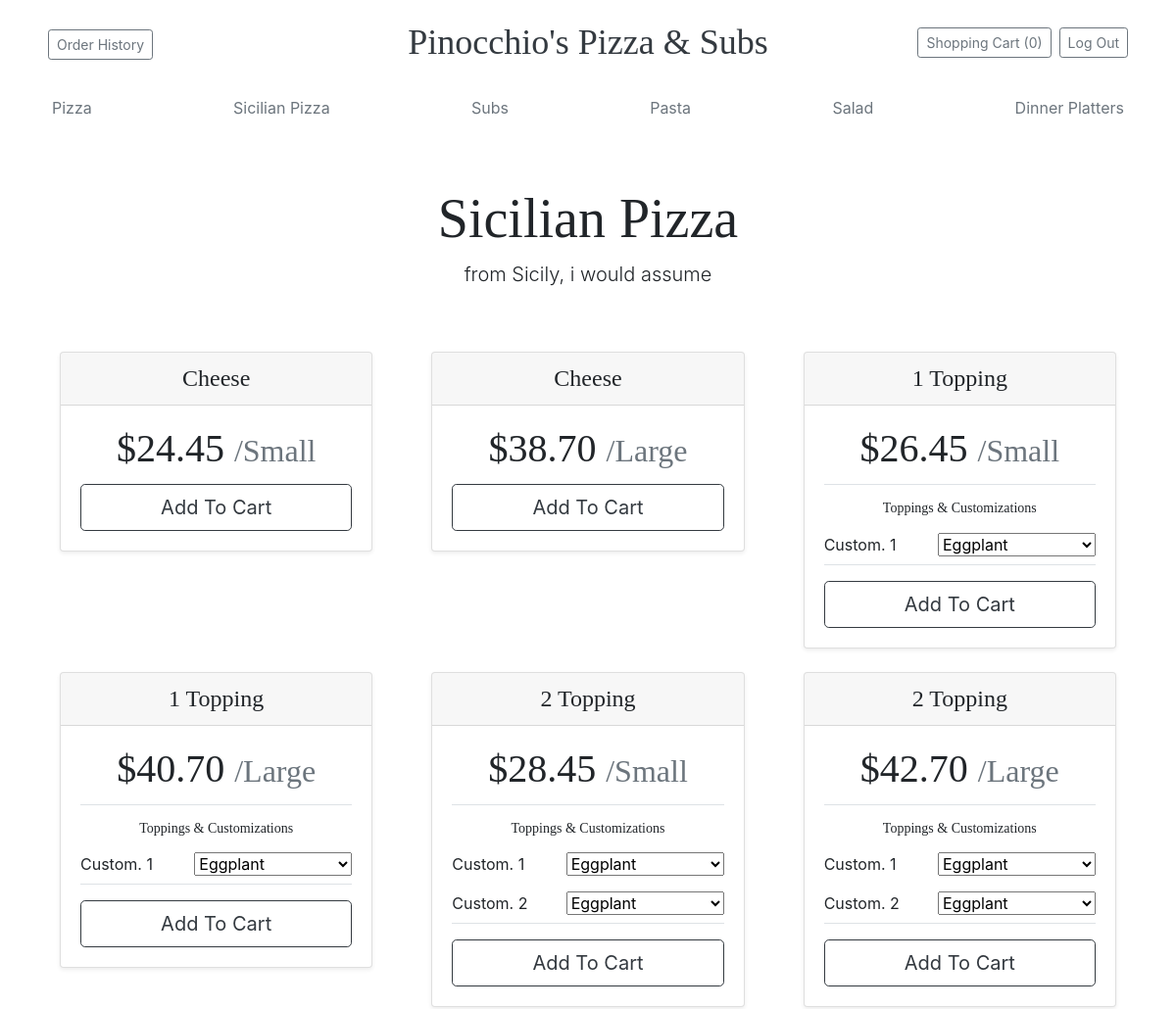
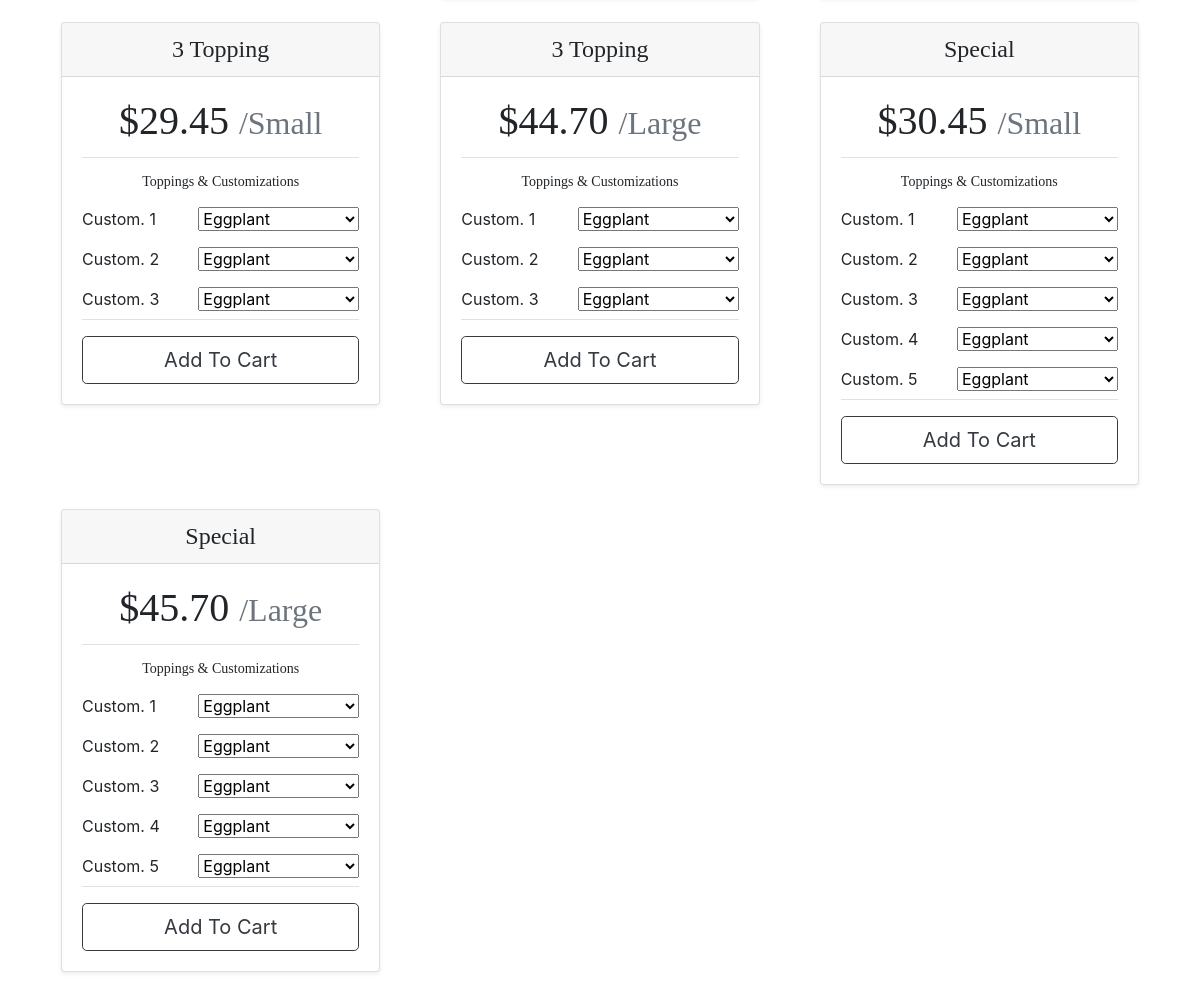
Screenshot of /menu?category=a61e1cfa-0715-4a92-8dc5-c383b666e2bc (signed in) with the database file from the repository (2 pictures, top to bottom).
### orders/models.py (models this page shows, shortened)
class Ticket(models.Model):
    id = models.UUIDField(primary_key=True, default=uuid.uuid4, editable=False)
    customerId = models.ForeignKey(User, on_delete=models.CASCADE, related_name="customer")
    subTotal = models.DecimalField(default=0.00, decimal_places=2, max_digits=5)
    isSubmitted = models.BooleanField(default=False)
    submittedOn = models.DateTimeField(null=True)
    isCompleted = models.BooleanField(default=False)

class MenuCategory(models.Model):
    id = models.UUIDField(primary_key=True, default=uuid.uuid4, editable=False)
    name = models.CharField(max_length=28)
    description = models.CharField(max_length=128)

class MenuItem(models.Model):
    id = models.UUIDField(primary_key=True, default=uuid.uuid4, editable=False)
    name = models.CharField(max_length=64)
    description = models.CharField(max_length=128)
    category = models.ForeignKey(MenuCategory, on_delete=models.ProtectedError, related_name="menuItems")
    price = models.DecimalField(default=0.00, decimal_places=2, max_digits=5)
    size = models.CharField(max_length=16, choices=SIZE_CHOICES, default='None')
    maximumModifiersAllowed = models.IntegerField()
    supportedModifiers = models.ManyToManyField(MenuItemModifier, blank=True, related_name="supportedMenuItems")

### orders/views.py (the view)
# urls.py: path("menu", views.menu, name="menu"),
@login_required()
@require_http_methods(["GET"])
def menu(request):
    categoryId = request.GET.get('category', '')
    menuCategory = MenuCategory.objects.get(id=categoryId)
    context = {
        "menu": getMenu(),
        "shoppingCart": getShoppingCartByUser(request.user),
        "menuCategory": menuCategory
    }
    return render(request, "menu.html", context)

### orders/templatetags/get_range.py (called while the page is built)
@register.filter
def get_range(value):
    return range(value)

### orders/views.py (called while the page is built)
def getMenu():
    menu = {
        "menuCategories": MenuCategory.objects.all()
    }
    return menu

def getShoppingCartByUser(user):
    shoppingCartTicket = Ticket.objects.filter(customerId=user, isSubmitted=False)
    if not shoppingCartTicket:
        Ticket.objects.create(customerId=user)
        shoppingCartTicket = Ticket.objects.filter(customerId=user, isSubmitted=False)
    updateTicketSubtotal(shoppingCartTicket[0])
    return shoppingCartTicket[0]

def updateTicketSubtotal(ticket):
    newSubtotal = decimal.Decimal(0.00)
    for orderItem in ticket.orderItems.all():
        newSubtotal = newSubtotal + orderItem.totalItemPrice
    ticket.subTotal = newSubtotal
    return ticket.save()

### orders/templates/menu.html (shortened to what this page needs)
{% extends "layout.html" %}
{% load get_range %}
{% block body %}
    <div class="pricing-header px-3 py-3 pt-md-5 pb-md-4 mx-auto text-center">
        <h1 class="display-4">{{ menuCategory.name }}</h1>
        <p class="lead">{{ menuCategory.description }}</p>
        <div class="card-deck mb-3 pt-5 text-center">
            <div class="row">
                {% for menuItem in menuCategory.menuItems.all %}
                    <div class="col-sm-12 col-md-4">
                        <form method="POST" action="{% url 'orderItems' ticket_id=shoppingCart.id %}">
                            <div class="card mb-4 shadow-sm">
                                <div class="card-header">
                                    <h4 class="my-0 font-weight-normal">{{ menuItem.name }}</h4>
                                </div>
                                <div class="card-body">
                                    <h1 class="card-title pricing-card-title">
                                        ${{ menuItem.price }}
                                        <small class="text-muted">/{{ menuItem.size }}</small>
                                    </h1>
                                    {% if menuItem.maximumModifiersAllowed > 0 %}
                                        <div class="border-top border-bottom mb-3">
                                            <h2 class="f-14 pt-3">Toppings & Customizations</h2>
                                            <ul class="list-group list-group-flush">
                                                {% for i in menuItem.maximumModifiersAllowed|get_range %}
                                                    <li class="list-group-item border-0 my-1 py-1 px-0">
                                                        <span class="float-left">Custom. {{ i|add:1 }}</span>
                                                        <select id="customization{{ i }}" name="customization{{ i }}"
                                                                class="float-right">
                                                            {% for modifier in menuItem.supportedModifiers.all %}
                                                                <option value="{{ modifier.id }}">
                                                                    {{ modifier.name }}
                                                                </option>
                                                            {% endfor %}
                                                        </select>
                                                    </li>
                                                {% endfor %}
                                            </ul>
                                        </div>
                                    {% endif %}
                                    <button type="submit" class="btn btn-lg btn-block btn-outline-dark">Add To Cart
                                    </button>
                                </div>
                            </div>
                        </form>
                    </div>
                {% endfor %}
            </div>
        </div>
    </div>
{% endblock %}

### templates/layout.html (shortened to what this page needs)
<!doctype html>
<html lang="en">
<head>
    <link rel="stylesheet" href="https://stackpath.bootstrapcdn.com/bootstrap/4.3.1/css/bootstrap.min.css"
>
    {% load static %}
    <link href="{% static "/orders/styles.css" %}" rel="stylesheet">
</head>
<body>
<div class="container">
    <header class="blog-header py-3">
        <div class="row flex-nowrap justify-content-between align-items-center">
            <div class="col-3 pt-1">
                {% if user.is_authenticated %}
                    <a class="btn btn-sm btn-outline-secondary mx-1" href="{% url 'tickets' %}">Order History</a>
                {% endif %}
            </div>
            <div class="col-6 text-center">
                <a class="header-title text-dark" href="#">Pinocchio's Pizza & Subs</a>
            </div>
            <div class="col-3 d-flex justify-content-end align-items-center">
                {% if user.is_authenticated %}
                    <a class="btn btn-sm btn-outline-secondary mx-1"
                       href="{% url 'ticket' ticket_id=shoppingCart.id %}">Shopping Cart
                        ({{ shoppingCart.orderItems.all|length }})</a>
                    <a class="btn btn-sm btn-outline-secondary mx-1" href="{% url 'logout' %}">Log Out</a>
                {% else %}
                    <a class="btn btn-sm btn-outline-secondary mx-1" href="{% url 'signup' %}">Sign up</a>
                    <a class="btn btn-sm btn-outline-secondary mx-1" href="{% url 'login' %}">Sign in</a>
                {% endif %}
            </div>
        </div>
    </header>
    <div class="nav-scroller py-1 mb-2">
        <nav class="nav d-flex justify-content-between">
            {% for category in menu.menuCategories %}
                <a class="p-2 text-muted"
                   href="{% url 'menu' %}?category={{ category.id }}">{{ category.name }}</a>
            {% endfor %}
        </nav>
    </div>
    {% block body %}{% endblock %}
</div>
</body>
</html>

### static/orders/styles.css (style rules this page uses)
.header-title { font-family: "Playfair Display"; font-size: 2.25rem; }
h1, h2, h3, h4, h5, h6 { font-family: "Playfair Display"; }
.f-14 { font-size: 14px; }

### rows the page displays
Ticket: orderItems.all|length "0"
MenuCategory: name "Pizza"
MenuCategory: name "Sicilian Pizza", description "from Sicily, i would assume"
MenuCategory: name "Subs"
MenuCategory: name "Pasta"
MenuCategory: name "Salad"
MenuCategory: name "Dinner Platters"
MenuItem: name "Cheese", price "24.45", size "Small"
MenuItem: name "Cheese", price "38.70", size "Large"
MenuItem: name "1 Topping", price "26.45", size "Small", maximumModifiersAllowed "1"
MenuItem: name "1 Topping", price "40.70", size "Large", maximumModifiersAllowed "1"
MenuItem: name "2 Topping", price "28.45", size "Small", maximumModifiersAllowed "1" "2"
MenuItem: name "2 Topping", price "42.70", size "Large", maximumModifiersAllowed "1" "2"
MenuItem: name "3 Topping", price "29.45", size "Small", maximumModifiersAllowed "1" "2" "3"
MenuItem: name "3 Topping", price "44.70", size "Large", maximumModifiersAllowed "1" "2" "3"
MenuItem: name "Special", price "30.45", size "Small", maximumModifiersAllowed "1" "2" "3" "4" "5"
MenuItem: name "Special", price "45.70", size "Large", maximumModifiersAllowed "1" "2" "3" "4" "5"

### other values shown
form field value "Eggplant"
